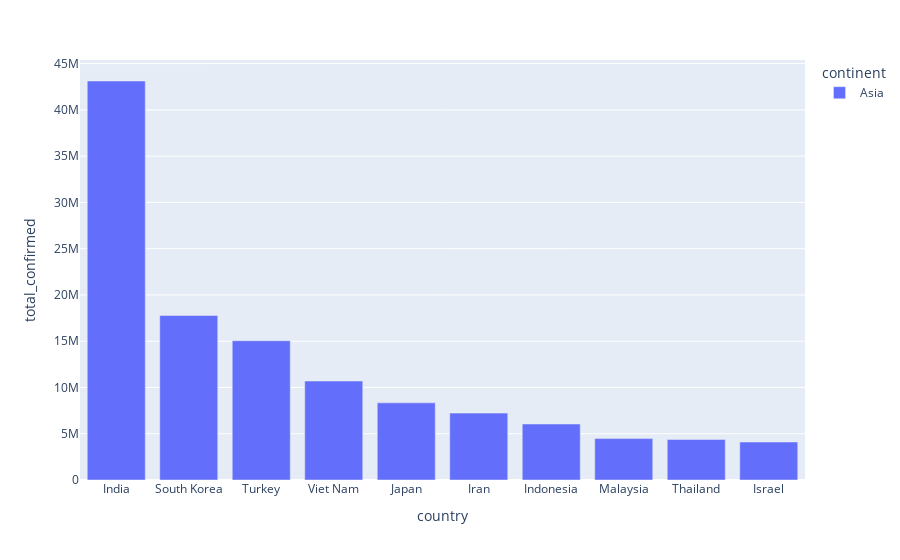

This figure's notebook cell:
### Code cell
sorted_summary_asia

fig = px.bar(
    sorted_summary_asia.head(10),
    x ='country',
    y = 'total_confirmed',
    color='continent'
)

fig.show()

### Figure 1 — Plotly figure (JSON) as saved in the notebook; plotly's stock layout.template omitted (floating-point values rounded to 4 significant figures)
{"data": [{"hovertemplate": "continent=Asia<br>country=%{x}<br>total_confirmed=%{y}<extra></extra>", "legendgroup": "Asia", "marker": {"color": "#636efa", "pattern": {"shape": ""}}, "name": "Asia", "orientation": "v", "showlegend": true, "textposition": "auto", "type": "bar", "x": ["India", "South Korea", "Turkey", "Viet Nam", "Japan", "Iran", "Indonesia", "Malaysia", "Thailand", "Israel"], "xaxis": "x", "y": [43121599, 17782061, 15053168, 10696630, 8338211, 7228051, 6050776, 4475873, 4373846, 4106793], "yaxis": "y"}], "layout": {"barmode": "relative", "legend": {"title": {"text": "continent"}, "tracegroupgap": 0}, "margin": {"t": 60}, "xaxis": {"anchor": "y", "domain": [0, 1], "title": {"text": "country"}}, "yaxis": {"anchor": "x", "domain": [0, 1], "title": {"text": "total_confirmed"}}}}
